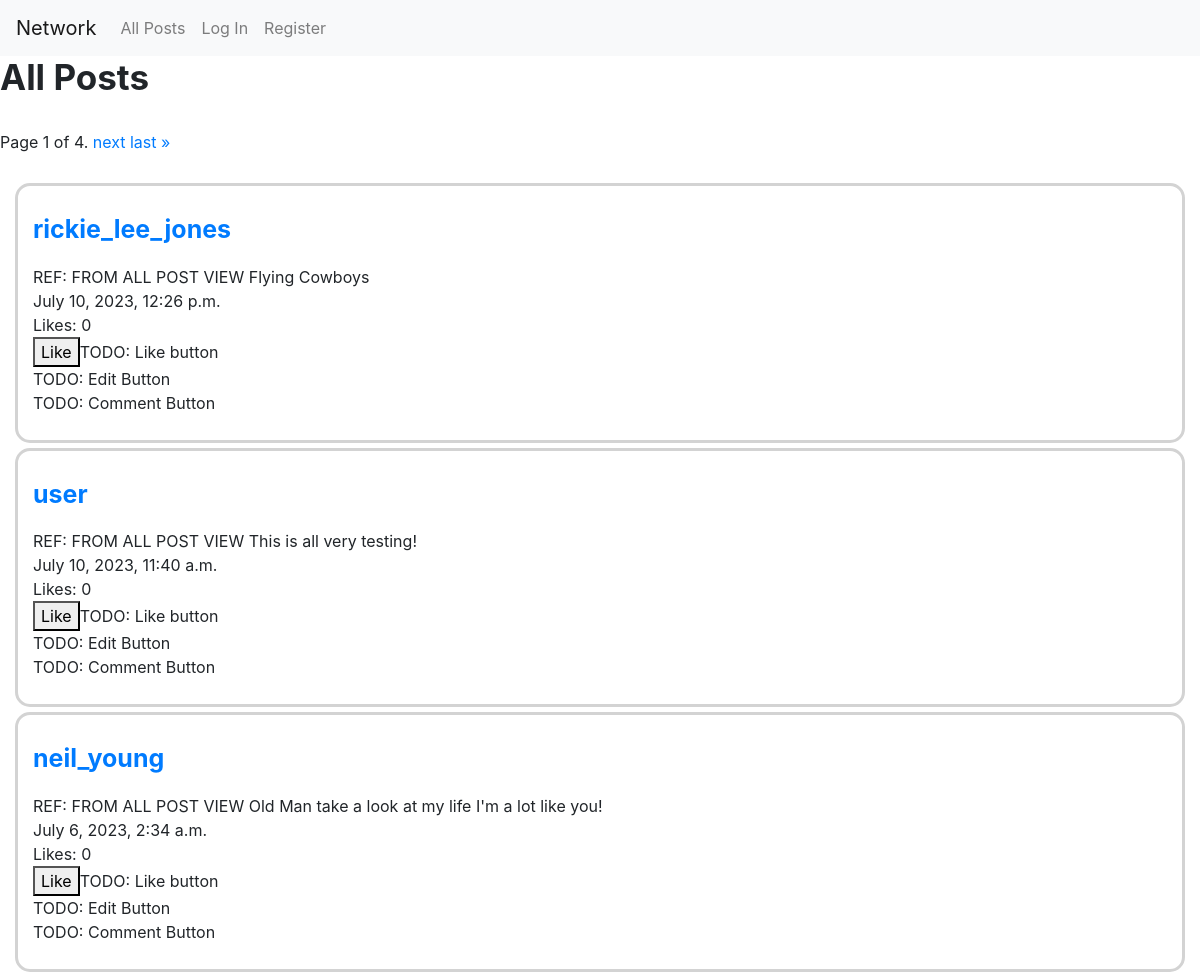
/ (upper part), run on an earlier commit of the app's database.
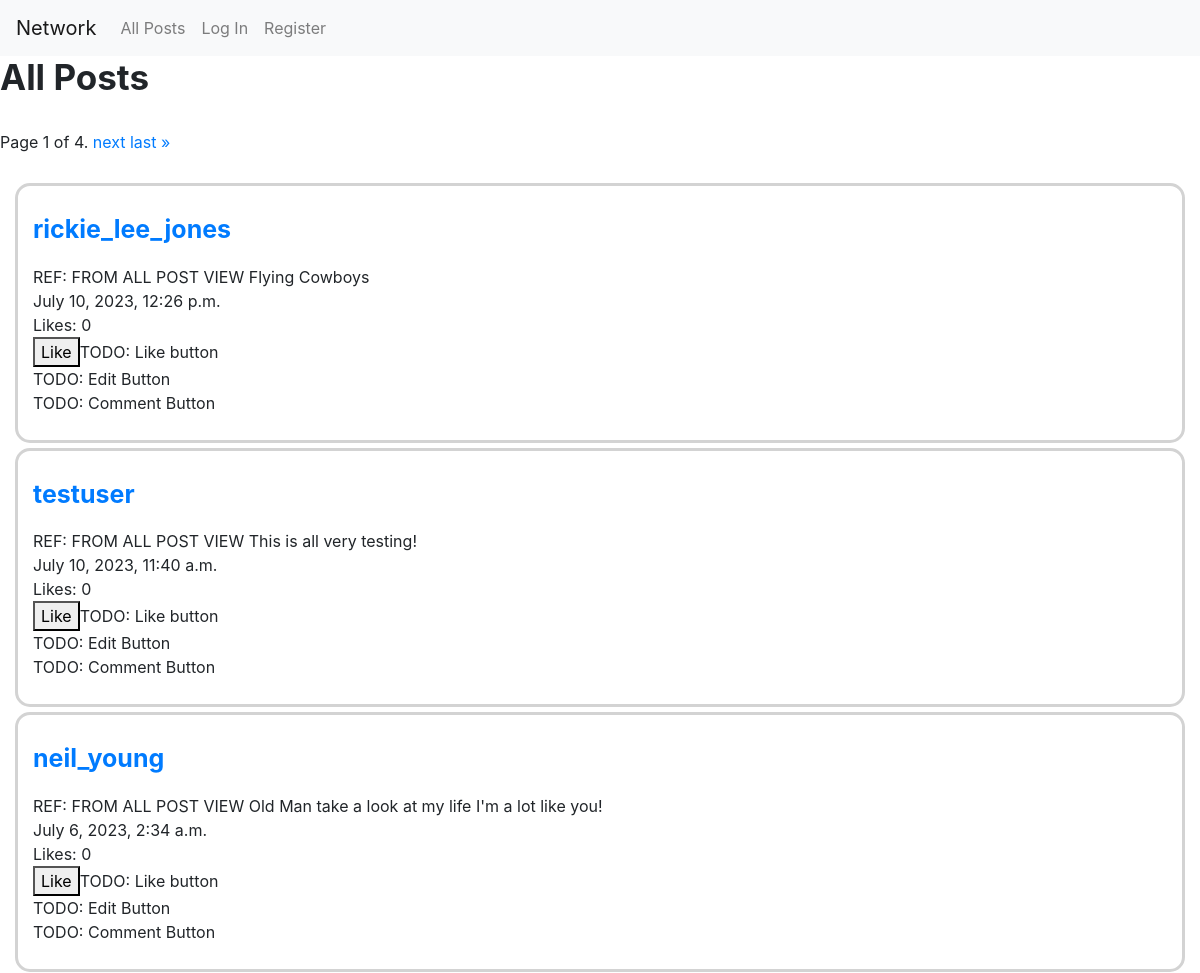
And on a later commit of the database.
### network/models.py (models this page shows, shortened)
class Post(models.Model):
    content = models.CharField(max_length=128)
    user = models.ForeignKey(User, on_delete=models.CASCADE, related_name="user")
    likes = models.IntegerField(default=0)
    timestamp = models.DateTimeField(auto_now_add=True)

class User(AbstractUser):
    followed_by_user = models.IntegerField(default=0)
    followers_of_user = models.IntegerField(default=0)
    def __str__(self):
        return f"{self.username}"

### network/views.py (the view)
# urls.py: path("", views.index, name="index"),
def index(request, request_name=None):
    if (request_name == None):
        print("Name = None")
    else:
        print("Name from request: ", request_name)
    current_user = request.user
    if request.method == "POST":
        post_content = request.POST["post_content"]
        post = Post(content=post_content, user=current_user)
        post.save()
        return HttpResponseRedirect(reverse("index"))
    else:
        if request.user.is_authenticated:
          if (request_name == None):
            print("Name = None") #print test, can delete
            active_user = User.objects.get(username=current_user)
            active_user_posts = Post.objects.filter(user=active_user.id).order_by("-timestamp")
            paginator_active_user = Paginator(active_user_posts, 2)
            page_number = request.GET.get('page')
            page_obj_active_user = paginator_active_user.get_page(page_number)
            posts = Post.objects.all().order_by("-timestamp")
            paginator = Paginator(posts, 4)
            page_number = request.GET.get('page')
            page_obj = paginator.get_page(page_number)
            return render(request, "network/index.html",
            { "page_obj" : page_obj,
            "current_user" : current_user, #get rid of if user has it's own path
            "page_obj_active_user": page_obj_active_user,
            "active_user": active_user,
                })
          else:
            print(request_name)  #print test, can delete
            selected_user = User.objects.get(username=request_name)
            print("selected user: ", selected_user)
            selected_user_posts = Post.objects.filter(user=selected_user.id).order_by("-timestamp")
            paginator_selected_user = Paginator(selected_user_posts, 2)
            page_number = request.GET.get('page')
            page_obj_selected_user = paginator_selected_user.get_page(page_number)
            return render(request, "network/index.html",
            {"current_user" : current_user, #get rid of if user has it's own path
            "page_obj_selected_user": page_obj_selected_user,
            "selected_user": selected_user})
        else:
          print("NOZE")
          posts = Post.objects.all().order_by("-timestamp")
          paginator = Paginator(posts, 4)
          page_number = request.GET.get('page')
          page_obj = paginator.get_page(page_number)
          return render(request, "network/index.html",
            {"page_obj" : page_obj,
            "current_user" : current_user, })

### network/templates/network/index.html (shortened to what this page needs)
{% extends "network/layout.html" %}
{% load static %}
{% block body %}
    <div id="all_post-view">
    <h3 style="font-size: 35px";><strong>All Posts</strong></h3>
    <br>
        <div class="pagination">
          <span class="step-links">
            <span class="current">
              Page {{ page_obj.number }} of {{ page_obj.paginator.num_pages }}.
            </span>
            {% if page_obj.has_next %}
              <a href="?page={{ page_obj.next_page_number }}">next</a>
              <a href="?page={{ page_obj.paginator.num_pages }}">last &raquo;</a>
            {% endif %}
          </span>
        </div><br>
        {% for p in page_obj %}
          <div class="post_style">
            <p id="userlink" class="user_post" name="user_name" data-name="{{p.user}}" style="font-size:25px; font-weight: bold ;">
              <a href="{% url 'index_selecteduser' p.user %}">{{p.user}}</a>
            </p>
            REF: FROM ALL POST VIEW
            {{p.content}}<br>
            {{p.timestamp}}<br>
            Likes: {{p.likes}}<br>
            <button>Like</button>TODO: Like button<br>
            TODO: Edit Button<br>
            TODO: Comment Button
            <br>
          </div>
        {% endfor %}
    </div>
{% endblock %}

What changed in the data, as far as the page shows it:
changed through a linked row, Post "This is all very testing!": user "user" → "testuser"
